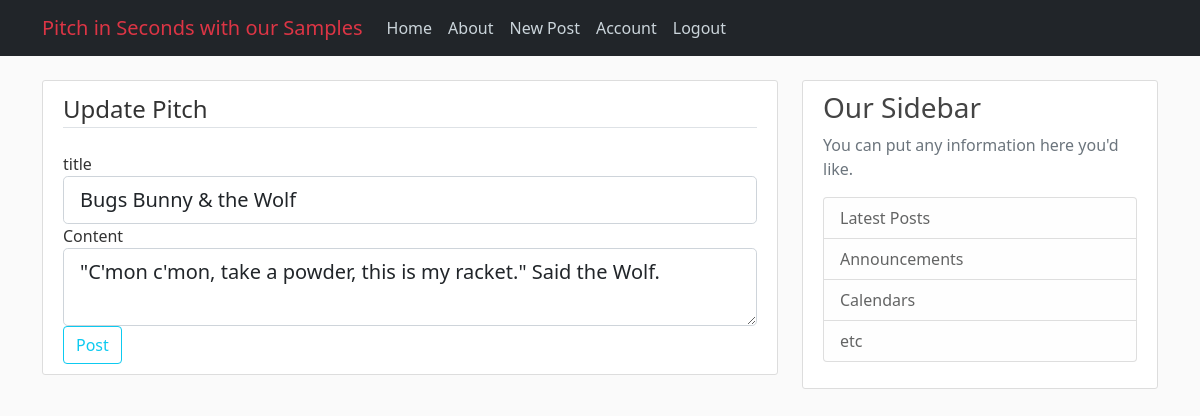
Screenshot of /post/1/update (signed in) with the database file from the repository.
### app/models.py (models this page shows, shortened)
class Post(db.Model):
    id = db.Column(db.Integer, primary_key=True)
    title = db.Column(db.String(100), nullable=False)
    date_posted = db.Column(db.DateTime, nullable=False, default=datetime.utcnow)
    content = db.Column(db.Text, nullable=False)
    user_id = db.Column(db.Integer, db.ForeignKey('user.id'), nullable=False)

### app/routes.py (the view)
@app.route("/post/<int:post_id>/update", methods=['GET', 'POST'])
@login_required
def update_post(post_id):
    post = Post.query.get_or_404(post_id)
    if post.author != current_user:
        abort(403)
    form = PostForm()
    if form.validate_on_submit():
        post.title = form.title.data
        post.content = form.content.data
        db.session.commit()
        flash('Your post has been updated!', 'success')
        return redirect(url_for('post', post_id=post.id))
    elif request.method == 'GET':
        form.title.data = post.title
        form.content.data = post.content
    return render_template('create_post.html', title='Update Pitch', form=form, legend='Update Pitch')

### app/forms.py
class PostForm(FlaskForm):
    title = StringField('title', validators=[DataRequired()])
    content = TextAreaField('Content', validators=[DataRequired()])
    submit = SubmitField('Post')

### app/models.py (called while the page is built)
@login_manager.user_loader
def load_user(user_id):
    return User.query.get(int(user_id))

### app/templates/create_post.html (shortened to what this page needs)
{% extends 'layout.html' %}
{% block content %}
    <div class="content-section">
        <form method="POST" action="">
            <fieldset class="form-group">
                <legend class="border-bottom mb-4">{{ legend }}</legend>
                <div class="form-group">
                    {{ form.title.label(class='form-control-label') }}
                    {% if form.title.errors %}
                        {{ form.title(class='form-control form-control-lg is-invalid') }}
                        <div class="invalid-feedback">
                            {% for error in form.title.errors %}
                                <span>{{ error }}</span>
                            {% endfor %}
                        </div>
                    {% else %}
                        {{ form.title(class='form-control form-control-lg') }}
                    {% endif %}
                </div>
                <div class="form-group">
                    {{ form.content.label(class='form-control-label') }}
                    {% if form.content.errors %}
                        {{ form.content(class='form-control form-control-lg is-invalid') }}
                        <div class="invalid-feedback">
                            {% for error in form.content.errors %}
                                <span>{{ error }}</span>
                            {% endfor %}
                        </div>
                    {% else %}
                        {{ form.content(class='form-control form-control-lg') }}
                    {% endif %}
                </div>
            </fieldset>
            <div class="form-group">
                {{ form.submit(class='btn btn-outline-info') }}
            </div>
        </form>
    </div>
{% endblock content %}

### app/static/main.css (style rules this page uses)
body { background: #fafafa; color: #333333; margin-top: 5rem; }
.content-section { background: #ffffff; padding: 10px 20px; border: 1px solid #dddddd; border-radius: 3px; margin-bottom: 20px; }

### rows the page displays
Post: title "Bugs Bunny & the Wolf", content "\"C'mon c'mon, take a powder, this is my racket.\" Said the Wolf."

### other values shown
{{ legend }} "Update Pitch"
